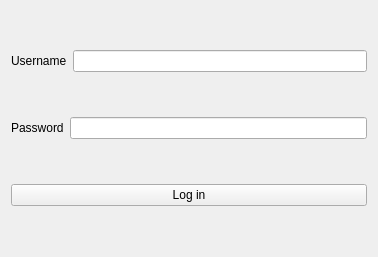
<?xml version="1.0" encoding="UTF-8"?>
<ui version="4.0">
 <class>LoginView</class>
 <widget class="QWidget" name="LoginView">
  <property name="geometry">
   <rect>
    <x>0</x>
    <y>0</y>
    <width>378</width>
    <height>257</height>
   </rect>
  </property>
  <property name="windowTitle">
   <string>Form</string>
  </property>
  <layout class="QGridLayout" name="gridLayout">
   <item row="0" column="0">
    <layout class="QHBoxLayout" name="usernameEntry">
     <item>
      <widget class="QLabel" name="label">
       <property name="text">
        <string>Username</string>
       </property>
      </widget>
     </item>
     <item>
      <widget class="QLineEdit" name="usernameForm"/>
     </item>
    </layout>
   </item>
   <item row="1" column="0">
    <layout class="QHBoxLayout" name="horizontalLayout">
     <item>
      <widget class="QLabel" name="label_2">
       <property name="text">
        <string>Password</string>
       </property>
      </widget>
     </item>
     <item>
      <widget class="QLineEdit" name="passwordForm"/>
     </item>
    </layout>
   </item>
   <item row="2" column="0">
    <widget class="QPushButton" name="loginButton">
     <property name="text">
      <string>Log in</string>
     </property>
    </widget>
   </item>
  </layout>
 </widget>
 <resources/>
 <connections/>
</ui>
